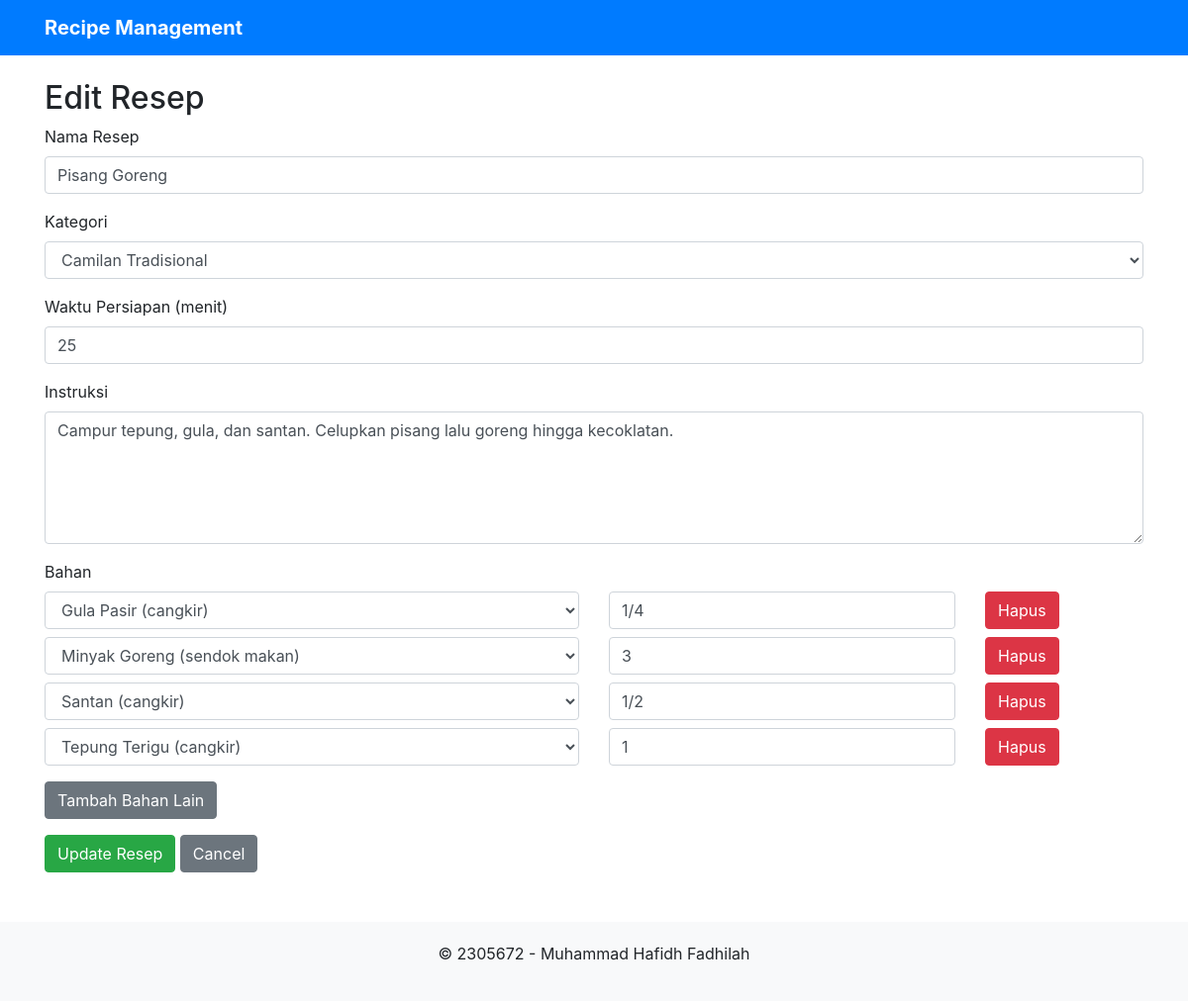
Page /views/recipes/edit.php?id=1 on the committed database.
### tables this page shows
CREATE TABLE resep (
    id INT NOT NULL AUTO_INCREMENT,
    nama VARCHAR(255) NOT NULL,
    instruksi TEXT NOT NULL,
    waktu_persiapan INT NOT NULL,
    kategori_id INT NOT NULL,
    dibuat_pada DATETIME NOT NULL,
    PRIMARY KEY (id),
    FOREIGN KEY (kategori_id) REFERENCES kategori(id)
);

CREATE TABLE resep_bahan (
    resep_id INT NOT NULL,
    bahan_id INT NOT NULL,
    jumlah VARCHAR(50) NOT NULL,
    PRIMARY KEY (resep_id, bahan_id),
    FOREIGN KEY (resep_id) REFERENCES resep(id),
    FOREIGN KEY (bahan_id) REFERENCES bahan(id)
);

### models/Resep.php (called while the page is built, shortened)
<?php
class Resep {
    private $conn;
    private $table_name = "resep";
    public $id;
    public function __construct($db) {
        $this->conn = $db;
    }
    public function readOne() {
        $query = "SELECT c.nama as kategori_nama, r.id, r.nama, r.instruksi, r.waktu_persiapan, r.kategori_id, r.dibuat_pada FROM " . $this->table_name . " r LEFT JOIN kategori c ON r.kategori_id = c.id WHERE r.id = ? LIMIT 0,1";
        $stmt = $this->conn->prepare($query);
        $stmt->bindParam(1, $this->id);
        $stmt->execute();
        $row = $stmt->fetch(PDO::FETCH_ASSOC);
        if($row) {
            $this->nama = $row['nama'];
            $this->instruksi = $row['instruksi'];
            $this->waktu_persiapan = $row['waktu_persiapan'];
            $this->kategori_id = $row['kategori_id'];
            return true;
        }
        return false;
    }
}
?>

### models/Kategori.php (called while the page is built, shortened)
<?php
class Kategori {
    private $conn;
    private $table_name = "Kategori";
    public function __construct($db) {
        $this->conn = $db;
    }
    public function read() {
        $query = "SELECT id, nama, deskripsi FROM " . $this->table_name . " ORDER BY nama";
        $stmt = $this->conn->prepare($query);
        $stmt->execute();
        return $stmt;
    }
}
?>

### models/ResepBahan.php (called while the page is built, shortened)
<?php
class ResepBahan {
    private $conn;
    private $table_name = "resep_bahan";
    public $resep_id;
    public function __construct($db) {
        $this->conn = $db;
    }
    public function readByRecipe() {
        $query = "SELECT i.id, i.nama, i.satuan, ri.jumlah
                  FROM " . $this->table_name . " ri
                  LEFT JOIN bahan i ON ri.bahan_id = i.id
                  WHERE ri.resep_id = ?
                  ORDER BY i.nama";
        $stmt = $this->conn->prepare($query);
        $stmt->bindParam(1, $this->resep_id);
        $stmt->execute();
        return $stmt;
    }
}
?>

### models/Bahan.php (called while the page is built, shortened)
<?php
class Bahan {
    private $conn;
    private $table_name = "bahan";
    public function __construct($db) {
        $this->conn = $db;
    }
    public function read() {
        $query = "SELECT id, nama, satuan, dibuat_pada FROM " . $this->table_name . " ORDER BY nama";
        $stmt = $this->conn->prepare($query);
        $stmt->execute();
        return $stmt;
    }
}
?>

### views/recipes/edit.php (the view, shortened to what this page needs)
<?php
include_once '../../models/Resep.php';
include_once '../../models/Kategori.php';
include_once '../../models/Bahan.php';
include_once '../../models/ResepBahan.php';
$database = new Database();
$db = $database->getConnection();
$resep = new Resep($db);
$kategori = new Kategori($db);
$bahan = new Bahan($db);
$resep_bahan = new ResepBahan($db);
$id = isset($_GET['id']) ? $_GET['id'] : die('ERROR: Missing ID.');
$resep->id = $id;
$resep->readOne();
include_once '../../includes/header.php';
?>
<div class="container mt-4">
    <div class="row">
        <div class="col-md-12">
            <h2>Edit Resep</h2>
            <form action="<?php echo htmlspecialchars($_SERVER["PHP_SELF"] . "?id={$id}"); ?>" method="post">
                <div class="form-group">
                    <label for="nama">Nama Resep</label>
                    <input type="text" class="form-control" id="nama" name="nama" value="<?php echo $resep->nama; ?>" required>
                </div>
                <div class="form-group">
                    <label for="kategori_id">Kategori</label>
                    <select class="form-control" id="kategori_id" name="kategori_id" required>
                        <?php
                        $stmt_kategori = $kategori->read();
                        while ($row_kategori = $stmt_kategori->fetch(PDO::FETCH_ASSOC)) {
                            $selected = ($resep->kategori_id == $row_kategori['id']) ? "selected" : "";
                            echo "<option value='" . $row_kategori['id'] . "' {$selected}>" . $row_kategori['nama'] . "</option>";
                        }
                        ?>
                    </select>
                </div>
                <div class="form-group">
                    <label for="waktu_persiapan">Waktu Persiapan (menit)</label>
                    <input type="number" class="form-control" id="waktu_persiapan" name="waktu_persiapan" value="<?php echo $resep->waktu_persiapan; ?>" required>
                </div>
                <div class="form-group">
                    <label for="instruksi">Instruksi</label>
                    <textarea class="form-control" id="instruksi" name="instruksi" rows="5" required><?php echo $resep->instruksi; ?></textarea>
                </div>
                <div class="form-group">
                    <label>Bahan</label>
                    <div id="ingredients-container">
                        <?php
                        $resep_bahan->resep_id = $id;
                        $stmt_resep_bahan = $resep_bahan->readByRecipe();
                        if ($stmt_resep_bahan->rowCount() > 0) {
                            while ($row_resep_bahan = $stmt_resep_bahan->fetch(PDO::FETCH_ASSOC)) {
                                ?>
                                <div class="row mb-2">
                                    <div class="col-md-6">
                                        <select class="form-control" name="all_bahan_id[]">
                                            <?php
                                            $stmt_bahan = $bahan->read();
                                            while ($row_bahan = $stmt_bahan->fetch(PDO::FETCH_ASSOC)) {
                                                $selected = ($row_resep_bahan['id'] == $row_bahan['id']) ? "selected" : "";
                                                echo "<option value='" . $row_bahan['id'] . "' {$selected}>" . $row_bahan['nama'] . " (" . $row_bahan['satuan'] . ")</option>";
                                            }
                                            ?>
                                        </select>
                                    </div>
                                    <div class="col-md-4">
                                        <input type="text" class="form-control" name="all_jumlah[]" value="<?php echo $row_resep_bahan['jumlah']; ?>" placeholder="Jumlah">
                                    </div>
                                    <div class="col-md-2">
                                        <button type="button" class="btn btn-danger remove-bahan">Hapus</button>
                                    </div>
                                </div>
                                <?php
                            }
                        }
                        ?>
                    </div>
                    <button type="button" class="btn btn-secondary mt-2" id="add-bahan">Tambah Bahan Lain</button>
                </div>
                <button type="submit" class="btn btn-success">Update Resep</button>
                <a href="index.php" class="btn btn-secondary">Cancel</a>
            </form>
        </div>
    </div>
</div>
<?php
include_once '../../includes/footer.php';
?>

### rows in the picture
resep: nama "Pisang Goreng", waktu_persiapan "25", instruksi "Campur tepung, gula, dan santan. Celupkan pisang lalu goreng hingga kecoklatan."
resep_bahan: jumlah "1/4"
resep_bahan: jumlah "3"
resep_bahan: jumlah "1/2"
resep_bahan: jumlah "1"

### other values in the picture
form field kategori_id "Camilan Tradisional"
form field value "Gula Pasir (cangkir)"
form field value "Minyak Goreng (sendok makan)"
form field value "Santan (cangkir)"
form field value "Tepung Terigu (cangkir)"
